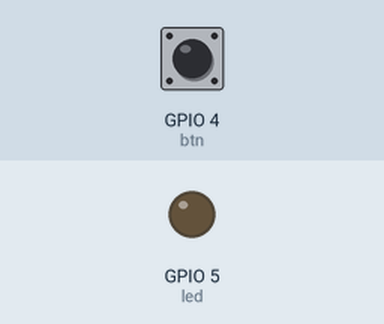
Bench run of a program on a simulated ESP32 board running MicroPython. On the bench: output pins drawn as LEDs (lit = HIGH). Inputs (shaded band) come from the test bench; at power-on: GPIO 4 (btn) LOW.

Above: at 1.2 s.
1.3 s: GPIO 4 (btn) pulled HIGH for 0.15 s
At 1.37 s:
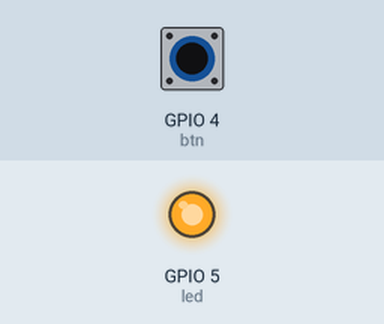
2.9 s: GPIO 4 (btn) pulled HIGH for 3.2 s
At 7.1 s:
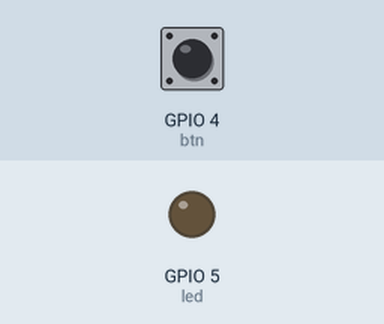
Timing chart, 0 to 8.6 s (numbered marks = the images above; inputs shaded):
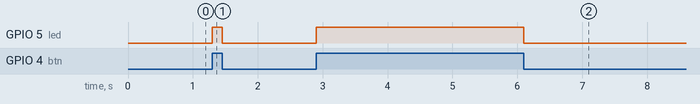

The program:

HB-MicroPython-15-Interrupt.py
```python
'''
For more details, please follow the link below:
https://hamruyesh.com/product/micro-python-esp32-esp8266-programming-tutorial/

'''
from machine import Pin
from time import sleep

btn = Pin(4, Pin.IN)
led = Pin(5, Pin.OUT)

def my_fun(pin):
    if (btn.value()):
        led.value(1)
    else:
        led.value(0)

btn.irq(my_fun)
```

Measured:
- after the input at 1.3 s, GPIO 5 (led): LOW → HIGH at once, → LOW 0.15 s later
- after the input at 2.9 s, GPIO 5 (led): LOW → HIGH at once, → LOW 3.2 s later
